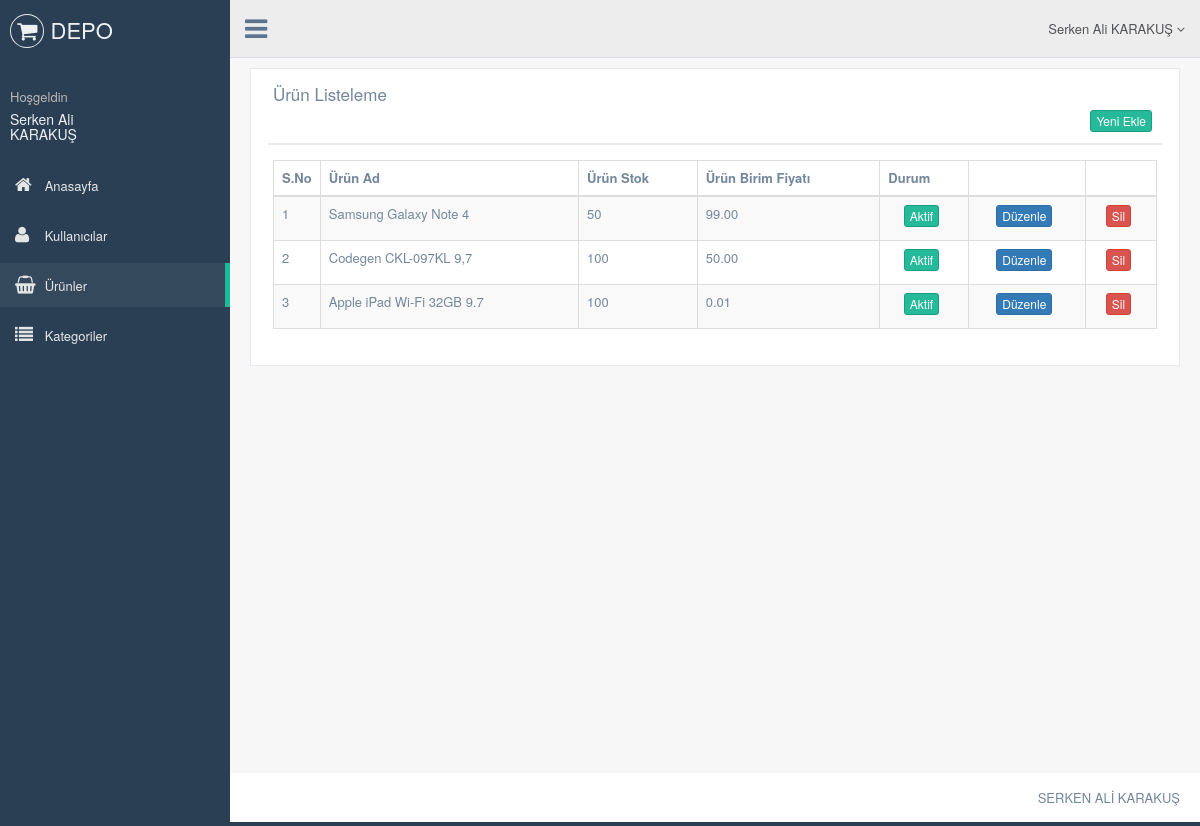
The page /urun.php (signed in) on the database as committed earlier.
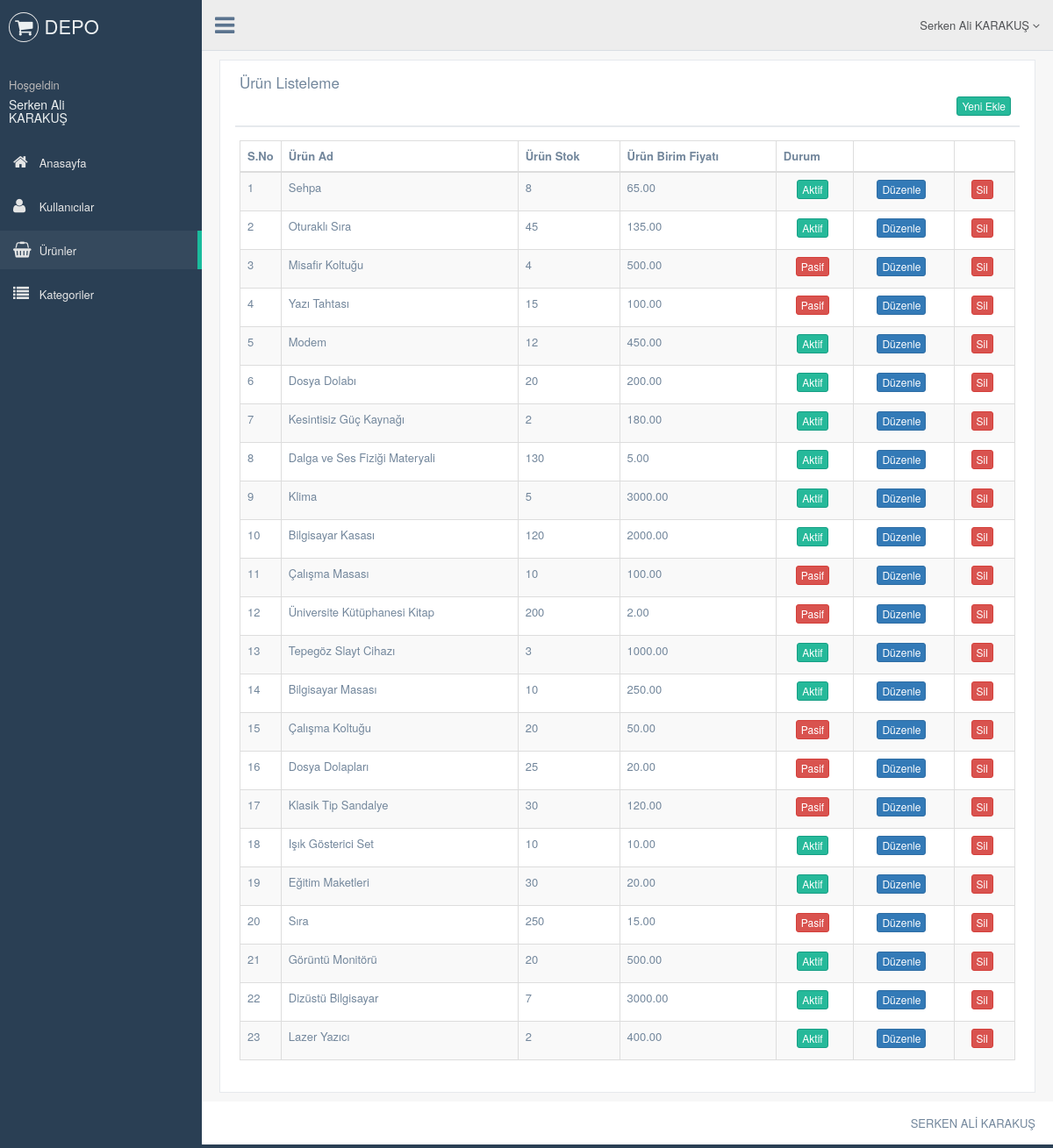
The same page on the database as committed later.
### tables this page shows
CREATE TABLE `kullanici` (
  `kullanici_id` int(11) NOT NULL,
  `kullanici_zaman` datetime NOT NULL DEFAULT current_timestamp(),
  `kullanici_tc` varchar(50) NOT NULL,
  `kullanici_ad` varchar(50) NOT NULL,
  `kullanici_mail` varchar(100) NOT NULL,
  `kullanici_gsm` varchar(50) NOT NULL,
  `kullanici_password` varchar(50) NOT NULL,
  `kullanici_adsoyad` varchar(50) NOT NULL,
  `kullanici_yetki` varchar(50) NOT NULL,
  `kullanici_durum` int(1) NOT NULL DEFAULT 1
);

CREATE TABLE `urun` (
  `urun_id` int(11) NOT NULL,
  `kategori_id` int(11) NOT NULL,
  `urun_ad` varchar(250) NOT NULL,
  `urun_fiyat` float(9,2) NOT NULL,
  `urun_stok` int(11) NOT NULL,
  `urun_durum` enum('0','1') NOT NULL
);

### urun.php (the view, shortened to what this page needs)
<?php
include 'header.php';
$urunsor = $db->prepare("SELECT * FROM urun order by urun_id DESC");
$urunsor->execute();
?>
<div class="right_col" role="main">
  <div class="">
    <div class="row">
      <div class="col-md-12 col-sm-12 col-xs-12">
        <div class="x_panel">
          <div class="x_title">
            <h2>Ürün Listeleme</h2>
            <div class="clearfix"></div>
            <div align="right">
              <a href="urun-ekle.php"><button class="btn btn-success btn-xs">Yeni Ekle</button></a>
            </div>
          </div>
          <div class="x_content">
            <table id="datatable-responsive" class="table table-striped table-bordered dt-responsive nowrap" cellspacing="0" width="100%">
              <thead>
                <tr>
                  <th>S.No</th>
                  <th>Ürün Ad</th>
                  <th>Ürün Stok</th>
                  <th>Ürün Birim Fiyatı</th>
                  <th>Durum</th>
                  <th></th>
                  <th></th>
                </tr>
              </thead>
              <tbody>
                <?php
                $say = 0;
                while ($uruncek = $urunsor->fetch(PDO::FETCH_ASSOC)) {
                  $say++ ?>
                  <tr>
                    <td width="20"><?php echo $say ?></td>
                    <td><?php echo $uruncek['urun_ad'] ?></td>
                    <td><?php echo $uruncek['urun_stok'] ?></td>
                    <td><?php echo $uruncek['urun_fiyat'] ?></td>
                    <td>
                      <center><?php
                              if ($uruncek['urun_durum'] == 1) { ?>
                          <button class="btn btn-success btn-xs">Aktif</button>
                        <?php } else { ?>
                          <button class="btn btn-danger btn-xs">Pasif</button>
                        <?php } ?>
                      </center>
                    </td>
                    <td>
                      <center><a href="urun-duzenle.php?urun_id=<?php echo $uruncek['urun_id']; ?>"><button class="btn btn-primary btn-xs">Düzenle</button></a></center>
                    </td>
                    <td>
                      <center><a href="admin/connect/islem.php?urun_id=<?php echo $uruncek['urun_id']; ?>&urunsil=ok"><button class="btn btn-danger btn-xs">Sil</button></a></center>
                    </td>
                  </tr>
                <?php  }
                ?>
              </tbody>
            </table>
          </div>
        </div>
      </div>
    </div>
  </div>
</div>
<?php include 'footer.php'; ?>

### header.php (shortened to what this page needs)
<?php
include 'admin/connect/baglan.php';
$kullanicisor = $db->prepare("SELECT * FROM kullanici where kullanici_mail=:mail");
$kullanicisor->execute(array(
  'mail' => $_SESSION['kullanici_mail']
));
$kullanicicek = $kullanicisor->fetch(PDO::FETCH_ASSOC);
?>
<!DOCTYPE html>
<html lang="en">
<head>
  <link href="admin/vendors/bootstrap/dist/css/bootstrap.min.css" rel="stylesheet">
  <link href="admin/vendors/font-awesome/css/font-awesome.min.css" rel="stylesheet">
  <link href="admin/vendors/nprogress/nprogress.css" rel="stylesheet">
  <link href="admin/vendors/iCheck/skins/flat/green.css" rel="stylesheet">
  <link href="admin/vendors/datatables.net-bs/css/dataTables.bootstrap.min.css" rel="stylesheet">
  <link href="admin/vendors/datatables.net-buttons-bs/css/buttons.bootstrap.min.css" rel="stylesheet">
  <link href="admin/vendors/datatables.net-fixedheader-bs/css/fixedHeader.bootstrap.min.css" rel="stylesheet">
  <link href="admin/vendors/datatables.net-responsive-bs/css/responsive.bootstrap.min.css" rel="stylesheet">
  <link href="admin/vendors/datatables.net-scroller-bs/css/scroller.bootstrap.min.css" rel="stylesheet">
  <link href="admin/build/css/custom.min.css" rel="stylesheet">
</head>
<body class="nav-md">
  <div class="container body">
    <div class="main_container">
      <div class="col-md-3 left_col">
        <div class="left_col scroll-view">
          <div class="navbar nav_title" style="border: 0;">
            <a class="site_title"><i class="fa fa-shopping-cart"></i> <span>DEPO</span></a>
          </div>
          <div class="profile clearfix">
            <div class="profile_info">
              <span>Hoşgeldin</span>
              <h2><?php echo $kullanicicek['kullanici_adsoyad'] ?></h2>
            </div>
          </div>
          <div id="sidebar-menu" class="main_menu_side hidden-print main_menu">
            <div class="menu_section">
              <ul class="nav side-menu">
                <li><a href="index.php"><i class="fa fa-home"></i> Anasayfa </a></li>
                <li><a href="kullanici.php"><i class="fa fa-user"></i> Kullanıcılar </a></li>
                <li><a href="urun.php"><i class="fa fa-shopping-basket"></i> Ürünler </a></li>
                <li><a href="kategori.php"><i class="fa fa-list"></i> Kategoriler </a></li>
              </ul>
            </div>
          </div>
        </div>
      </div>
      <div class="top_nav">
        <div class="nav_menu">
          <nav>
            <div class="nav toggle">
              <a id="menu_toggle"><i class="fa fa-bars"></i></a>
            </div>
            <ul class="nav navbar-nav navbar-right">
              <li class="">
                <a href="javascript:;" class="user-profile dropdown-toggle" data-toggle="dropdown" aria-expanded="false">
                  <?php echo $kullanicicek['kullanici_adsoyad'] ?>
                  <span class=" fa fa-angle-down"></span>
                </a>
              </li>
            </ul>
          </nav>
        </div>
      </div>

### footer.php (shortened to what this page needs)
        <footer>
          <div class="pull-right">
           SERKEN ALİ KARAKUŞ
          </div>
          <div class="clearfix"></div>
        </footer>
      </div>
    </div>
  </body>
</html>

Rows that differ between the two databases and show on the page:
removed urun: urun_ad "Samsung Galaxy Note 4", urun_stok "50", urun_fiyat "99.00", urun_durum "Aktif"
removed urun: urun_ad "Codegen CKL-097KL 9,7", urun_stok "100", urun_fiyat "50.00", urun_durum "Aktif"
removed urun: urun_ad "Apple iPad Wi-Fi 32GB 9.7", urun_stok "100", urun_fiyat "0.01", urun_durum "Aktif"
added urun: urun_ad "Sehpa", urun_stok "8", urun_fiyat "65.00", urun_durum "Aktif"
added urun: urun_ad "Oturaklı Sıra", urun_stok "45", urun_fiyat "135.00", urun_durum "Aktif"
added urun: urun_ad "Misafir Koltuğu", urun_stok "4", urun_fiyat "500.00", urun_durum "Pasif"
added urun: urun_ad "Yazı Tahtası", urun_stok "15", urun_fiyat "100.00", urun_durum "Pasif"
added urun: urun_ad "Modem", urun_stok "12", urun_fiyat "450.00", urun_durum "Aktif"
added urun: urun_ad "Dosya Dolabı", urun_stok "20", urun_fiyat "200.00", urun_durum "Aktif"
added urun: urun_ad "Kesintisiz Güç Kaynağı", urun_stok "2", urun_fiyat "180.00", urun_durum "Aktif"
added urun: urun_ad "Dalga ve Ses Fiziği Materyali", urun_stok "130", urun_fiyat "5.00", urun_durum "Aktif"
added urun: urun_ad "Klima", urun_stok "5", urun_fiyat "3000.00", urun_durum "Aktif"
added urun: urun_ad "Bilgisayar Kasası", urun_stok "120", urun_fiyat "2000.00", urun_durum "Aktif"
added urun: urun_ad "Çalışma Masası", urun_stok "10", urun_fiyat "100.00", urun_durum "Pasif"
added urun: urun_ad "Üniversite Kütüphanesi Kitap", urun_stok "200", urun_fiyat "2.00", urun_durum "Pasif"
added urun: urun_ad "Tepegöz Slayt Cihazı", urun_stok "3", urun_fiyat "1000.00", urun_durum "Aktif"
added urun: urun_ad "Bilgisayar Masası", urun_stok "10", urun_fiyat "250.00", urun_durum "Aktif"
added urun: urun_ad "Çalışma Koltuğu", urun_stok "20", urun_fiyat "50.00", urun_durum "Pasif"
added urun: urun_ad "Dosya Dolapları", urun_stok "25", urun_fiyat "20.00", urun_durum "Pasif"
added urun: urun_ad "Klasik Tip Sandalye", urun_stok "30", urun_fiyat "120.00", urun_durum "Pasif"
added urun: urun_ad "Işık Gösterici Set", urun_stok "10", urun_fiyat "10.00", urun_durum "Aktif"
added urun: urun_ad "Eğitim Maketleri", urun_stok "30", urun_fiyat "20.00", urun_durum "Aktif"
added urun: urun_ad "Sıra", urun_stok "250", urun_fiyat "15.00", urun_durum "Pasif"
added urun: urun_ad "Görüntü Monitörü", urun_stok "20", urun_fiyat "500.00", urun_durum "Aktif"
added urun: urun_ad "Dizüstü Bilgisayar", urun_stok "7", urun_fiyat "3000.00", urun_durum "Aktif"
added urun: urun_ad "Lazer Yazıcı", urun_stok "2", urun_fiyat "400.00", urun_durum "Aktif"
